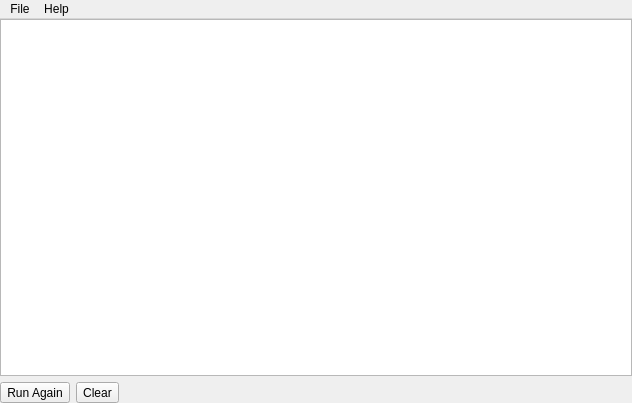
<?xml version="1.0" encoding="UTF-8"?>
<ui version="4.0">
 <class>LuaConsole</class>
 <widget class="QMainWindow" name="LuaConsole">
  <property name="geometry">
   <rect>
    <x>0</x>
    <y>0</y>
    <width>632</width>
    <height>403</height>
   </rect>
  </property>
  <property name="windowTitle">
   <string>Lua Console</string>
  </property>
  <widget class="QWidget" name="centralwidget">
   <layout class="QGridLayout" name="gridLayout">
    <property name="leftMargin">
     <number>0</number>
    </property>
    <property name="topMargin">
     <number>0</number>
    </property>
    <property name="rightMargin">
     <number>0</number>
    </property>
    <property name="bottomMargin">
     <number>0</number>
    </property>
    <item row="0" column="0">
     <widget class="QTextEdit" name="textEdit">
      <property name="readOnly">
       <bool>true</bool>
      </property>
     </widget>
    </item>
    <item row="2" column="0">
     <layout class="QHBoxLayout" name="horizontalLayout_2">
      <property name="topMargin">
       <number>0</number>
      </property>
      <item>
       <widget class="QToolButton" name="btnRunAgain">
        <property name="text">
         <string>Run Again</string>
        </property>
       </widget>
      </item>
      <item>
       <widget class="QToolButton" name="clear">
        <property name="text">
         <string>Clear</string>
        </property>
        <property name="icon">
         <iconset resource="tiled.qrc">
          <normaloff>:/images/16x16/edit-clear.png</normaloff>:/images/16x16/edit-clear.png</iconset>
        </property>
        <property name="toolButtonStyle">
         <enum>Qt::ToolButtonTextBesideIcon</enum>
        </property>
       </widget>
      </item>
      <item>
       <spacer name="horizontalSpacer">
        <property name="orientation">
         <enum>Qt::Horizontal</enum>
        </property>
        <property name="sizeHint" stdset="0">
         <size>
          <width>40</width>
          <height>20</height>
         </size>
        </property>
       </spacer>
      </item>
     </layout>
    </item>
   </layout>
  </widget>
  <widget class="QMenuBar" name="menubar">
   <property name="geometry">
    <rect>
     <x>0</x>
     <y>0</y>
     <width>632</width>
     <height>21</height>
    </rect>
   </property>
   <widget class="QMenu" name="menuFile">
    <property name="title">
     <string>File</string>
    </property>
    <addaction name="actionRun_Script"/>
    <addaction name="actionRunAgain"/>
    <addaction name="actionRunInDirectory"/>
    <addaction name="actionRunOnWorld"/>
   </widget>
   <widget class="QMenu" name="menuHelp">
    <property name="title">
     <string>Help</string>
    </property>
    <addaction name="actionHelpContents"/>
   </widget>
   <addaction name="menuFile"/>
   <addaction name="menuHelp"/>
  </widget>
  <action name="actionRun_Script">
   <property name="text">
    <string>Run Script...</string>
   </property>
   <property name="shortcut">
    <string>Ctrl+O</string>
   </property>
  </action>
  <action name="actionRunAgain">
   <property name="text">
    <string>Run Again</string>
   </property>
   <property name="shortcut">
    <string>F5</string>
   </property>
  </action>
  <action name="actionHelpContents">
   <property name="text">
    <string>Contents</string>
   </property>
  </action>
  <action name="actionRunInDirectory">
   <property name="text">
    <string>Run In Directory...</string>
   </property>
  </action>
  <action name="actionRunOnWorld">
   <property name="text">
    <string>Run on World...</string>
   </property>
  </action>
 </widget>
 <resources>
  <include location="tiled.qrc"/>
 </resources>
 <connections/>
</ui>
